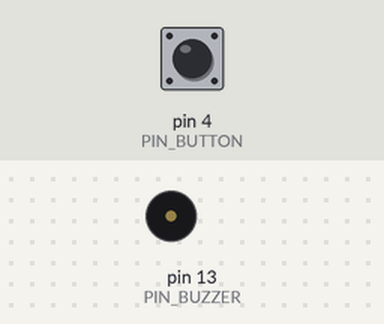
Bench run of a sketch on a simulated Arduino Uno, built with avr-gcc and run on an emulated ATmega328P. On the bench: buzzer (waves = sounding, pin HIGH). Inputs (shaded band) come from the test bench; at power-on: pin 4 (PIN_BUTTON) HIGH.

Above: at 1.2 s.
1.3 s: pin 4 (PIN_BUTTON) pulled LOW for 0.15 s
At 1.37 s:
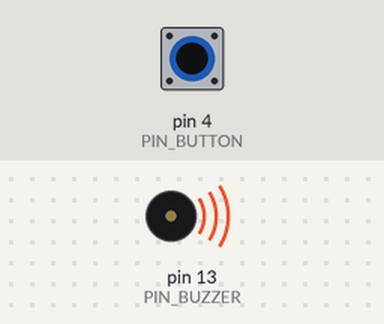
2.9 s: pin 4 (PIN_BUTTON) pulled LOW for 3.2 s
At 7.2 s:
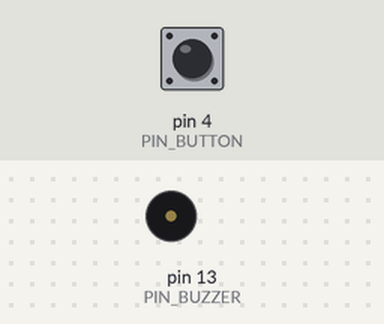
Timing chart, 0 to 8.7 s (numbered marks = the images above; inputs shaded):
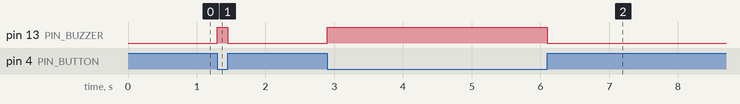

Measured:
- after the input at 1.3 s, pin 13 (PIN_BUZZER): LOW → HIGH at once, → LOW 0.15 s later
- after the input at 2.9 s, pin 13 (PIN_BUZZER): LOW → HIGH at once, → LOW 3.2 s later

The sketch:

buzzerButton.ino
```cpp
#define PIN_BUTTON 4
#define PIN_BUZZER 13

void setup() {
  pinMode(PIN_BUTTON, INPUT);
  pinMode(PIN_BUZZER, OUTPUT);
}

void loop() {
  if (digitalRead(PIN_BUTTON) == LOW){
    digitalWrite(PIN_BUZZER, HIGH);
  } else {
    digitalWrite(PIN_BUZZER, LOW);
  }
}
```
